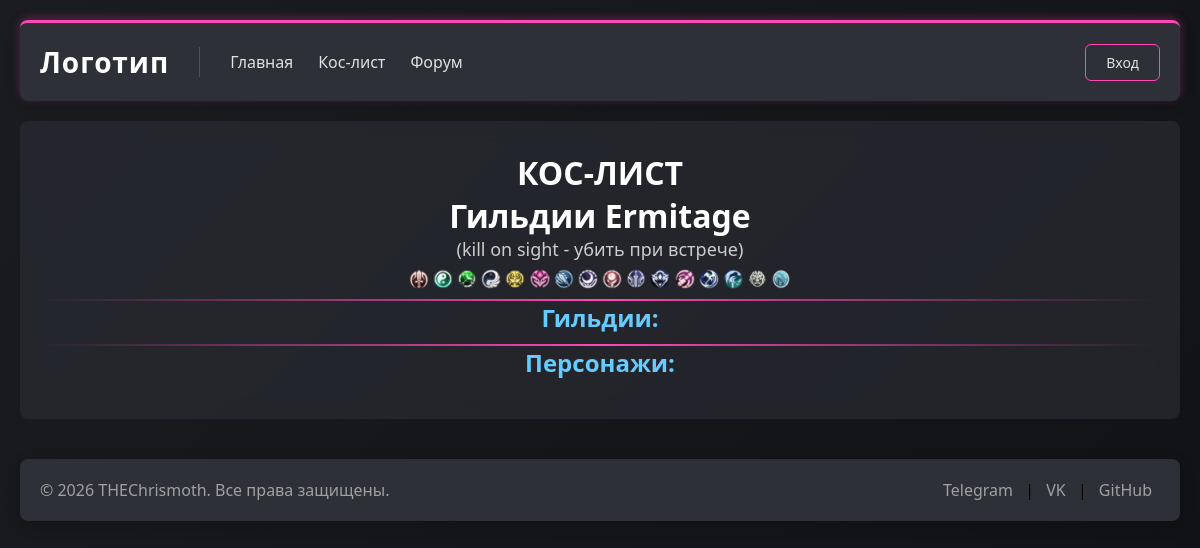
Before: /koslist/ with the older database file.
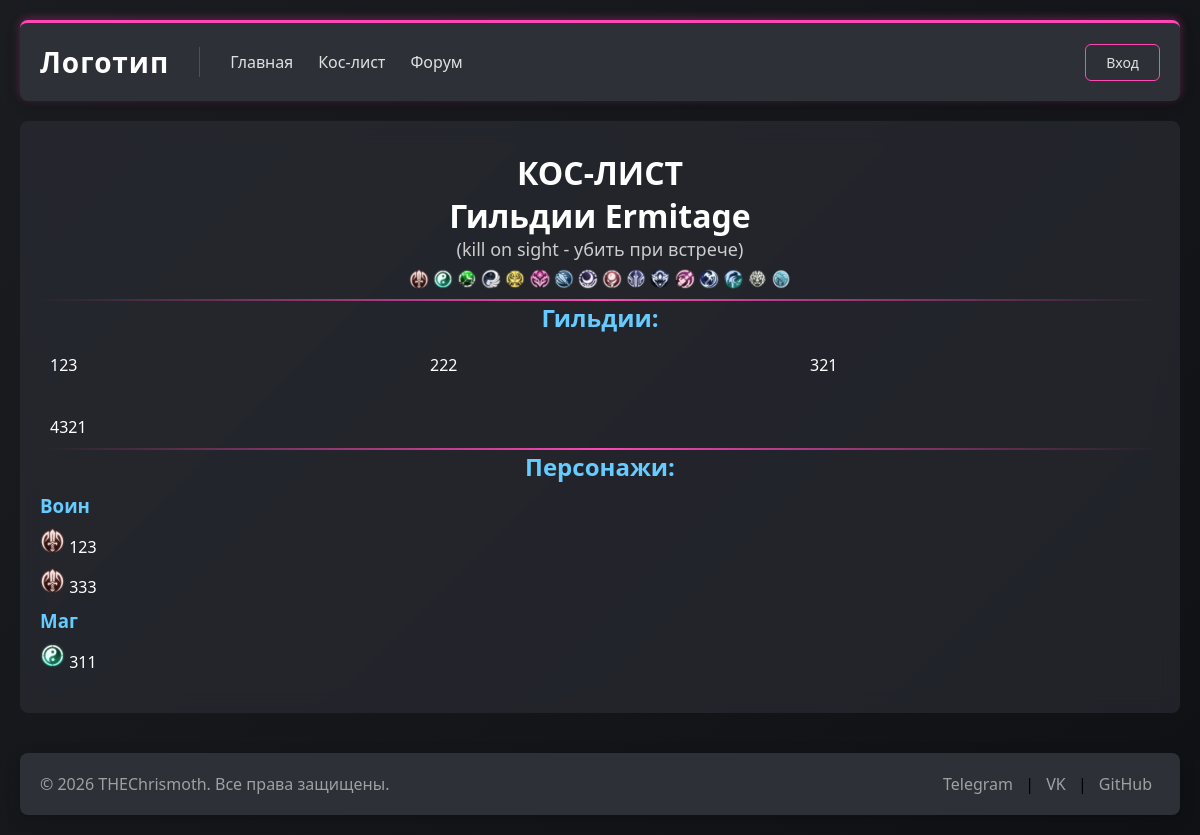
After: the same page with the newer database file.
### koslist/models.py (models this page shows, shortened)
class Guild(models.Model):
    name = models.CharField('Название гильдии', max_length = 100)
    url_obs = models.URLField('Ссылка на гильдию', blank = True, null = False)
    class Meta:
        ordering = ('name',)
        verbose_name = 'Гильдию'
        verbose_name_plural = 'Гильдии'

class Player(models.Model):
    CLASS_CHOICES = [
        ('var', 'Воин'),
        ('mag', 'Маг'),
        ('luk', 'Лучник'),
        ('zhrec', 'Жрец'),
        ('obor', 'Оборотень'),
        ('dru', 'Друид'),
        ('sin', 'Син'),
        ('sham', 'Шаман'),
        ('mist', 'Мистик'),
        ('strazh', 'Страж'),
        ('pal', 'Паладин'),
        ('strel', 'Стрелок'),
        ('priz', 'Призрак'),
        ('zhnec', 'Жнец'),
        ('makaka', 'Странник'),
        ('bard', 'Бард'),
        ('dk', 'Дух крови')
    ]
    name = models.CharField('Ник персонажа', max_length = 20)
    player_class = models.CharField('Класс персонажа', max_length = 20, choices = CLASS_CHOICES)
    url_obs = models.CharField('Ссылка на персонажа', blank =True, null = False)
    class Meta:
        ordering = ('name',)
        verbose_name = 'Игрока'
        verbose_name_plural = 'Игроки'
    def get_icon_url(self):
        icons = {
            'var': 'class_icon/voin.png',
            'mag': 'class_icon/mag.png',
            'luk': 'class_icon/luk.png',
            'zhrec': 'class_icon/zhrec.png',
            'obor': 'class_icon/obor.png',
            'dru': 'class_icon/dru.png',
            'sin': 'class_icon/sin.png',
            'sham': 'class_icon/sham.png',
            'mist': 'class_icon/mist.png',
            'strazh': 'class_icon/strazh.png',
            'pal': 'class_icon/pal.png',
            'strel': 'class_icon/strel.png',
            'priz': 'class_icon/priz.png',
            'zhnec': 'class_icon/zhnec.png',
            'makaka': 'class_icon/makaka.png',
            'bard': 'class_icon/bard1.png',
        }
        icon_path = icons.get(self.player_class, '')
        if icon_path:
            return static(icon_path)
        return ''

### koslist/views.py (the view)
# urls.py: path('', views.kos_view, name='koslist'),
def kos_view(request):
    guilds = Guild.objects.all()
    players = Player.objects.all()
    players_by_class = {}
    for player in players:
        if player.player_class not in players_by_class:
            players_by_class[player.player_class] = []
        players_by_class[player.player_class].append(player)
    context = {
            'players_by_class': players_by_class,
            'guilds': guilds,
           }
    return render(request, 'koslist/koslist.html', context)

### templates/koslist/koslist.html
{% extends 'base.html' %}
{% load static %}
{% block extra_css %}
    <link rel = "stylesheet" href = "{% static 'koslist/css/style.css' %}">
{% endblock %}
{% block content %}
<div class = "koslist-container">
  <h1>КОС-ЛИСТ<br>Гильдии Ermitage</h1>
  <p>(kill on sight - убить при встрече)</p>
  <div class = "class-icons">
    <img src ="{% static 'class_icon/voin.png' %}">
    <img src = "{% static 'class_icon/mag.png' %}">
    <img src = "{% static 'class_icon/luk.png' %}">
    <img src = "{% static 'class_icon/zhrec.png' %}">
    <img src = "{% static 'class_icon/obor.png' %}">
    <img src = "{% static 'class_icon/dru.png' %}">
    <img src = "{% static 'class_icon/sin.png' %}">
    <img src = "{% static 'class_icon/sham.png' %}">
    <img src = "{% static 'class_icon/mist.png' %}">
    <img src = "{% static 'class_icon/strazh.png' %}">
    <img src = "{% static 'class_icon/pal.png' %}">
    <img src = "{% static 'class_icon/strel.png' %}">
    <img src = "{% static 'class_icon/priz.png' %}">
    <img src = "{% static 'class_icon/zhnec.png' %}">
    <img src = "{% static 'class_icon/makaka.png' %}">
    <img src = "{% static 'class_icon/bard1.png' %}">
  </div>
  <hr>
  <h2>Гильдии:</h2>
  <ul class = "guilds-grid">
    {% for guild in guilds %}
        <li><a href = "{{ guild.url_obs }}">{{ guild.name }}</a></li>
    {% endfor %}
  </ul>
  <hr>
  <h2>Персонажи:</h2>
  <ul class = "player-grid">
  {% for class, players in players_by_class.items %}
    <h3>{{ players.0.get_player_class_display }}</h3>
    {% for player in players %}
      <div class = "player-item">
        <img src = "{{ player.get_icon_url }}" >
        <a href = "{{ player.url_obs }}">{{ player.name }}</a>
      </div>
    {% endfor %}
  {% endfor %}
  </ul>
</div>
{% endblock %}

### templates/base.html (shortened to what this page needs)
{% load static %}
<!DOCTYPE html>
<html>
<head>
    <link rel="stylesheet" href="{% static 'css/style.css' %}">
    {% block extra_css %}{% endblock %}
</head>
<body>
    <header>
        <div class="container">
            <div class="header-left">
                <h1><a href="/">Логотип</a></h1>
                <nav>
                    <a href="/">Главная</a>
                    <a href="/koslist">Кос-лист</a>
                    <a href="/">Форум</a>
                </nav>
            </div>
            <div class="header-right">
                {% if user.is_authenticated %}
                    <div class="user-menu">
                        <span class="user-name">{{ user.username }}</span>
                        <form method="post" action="{% url 'logout' %}" class="logout-form">
                            {% csrf_token %}
                            <button type="submit" class="logout-btn">Выход</button>
                        </form>
                    </div>
                {% else %}
                    <div class="auth-buttons">
                        <a href="{% url 'login' %}" class="login-btn">Вход</a>
                    </div>
                {% endif %}
            </div>
        </div>
    </header>
    <main>
        <div class="container">
            {% block content %}
            {% endblock %}
        </div>
    </main>
    <footer>
        <div class="container">
            <p>© 2026 THEChrismoth. Все права защищены.</p>
            <div class="social-links">
                <a href="#">Telegram</a> |
                <a href="#">VK</a> |
                <a href="#">GitHub</a>
            </div>
        </div>
    </footer>
</body>
</html>

### static/css/style.css (style rules this page uses)
* { margin: 0; padding: 0; box-sizing: border-box; }
body { font-family: 'Segoe UI', Tahoma, Geneva, Verdana, sans-serif; background: linear-gradient(135deg, #1a1c20 0%, #0f1114 100%); min-height: 100vh; display: flex; flex-direction: column; align-items: center; padding: 20px; }
.container { max-width: 1600px; margin: 0 auto; padding: 0 20px; }
header { background: #2D3037; border-radius: 8px; margin-bottom: 20px; padding: 20px 0; border-top: 3px solid #FD48B6; box-shadow: 0 -2px 10px rgba(253, 72, 182, 0.3), 0 4px 15px rgba(0, 0, 0, 0.2); transition: all 0.3s ease; width: 100%; max-width: 1600px; }
header .container { display: flex; justify-content: space-between; align-items: center; flex-wrap: wrap; gap: 20px; }
header h1 { color: #ffffff; font-size: 28px; letter-spacing: 1px; }
header h1 a { color: #ffffff; text-decoration: none; }
header nav { display: flex; gap: 25px; }
header nav a { color: #e0e0e0; text-decoration: none; font-weight: 500; transition: color 0.3s ease; }
main { background: rgba(45, 48, 55, 0.6); border-radius: 8px; padding: 30px 0; margin-bottom: 20px; backdrop-filter: blur(10px); width: 100%; max-width: 1600px; }
footer { background: #2D3037; border-radius: 8px; padding: 20px 0; width: 100%; max-width: 1600px; box-shadow: 0 4px 15px rgba(0, 0, 0, 0.2); margin-top: 20px; }
footer .container { display: flex; justify-content: space-between; align-items: center; flex-wrap: wrap; gap: 15px; padding: 0 20px; }
footer p { color: #a0a0a0; }
footer .social-links a { color: #a0a0a0; text-decoration: none; margin: 0 8px; transition: color 0.3s ease; }
.header-left { display: flex; align-items: center; gap: 30px; }
.header-right { display: flex; align-items: center; }
.auth-buttons { display: flex; gap: 15px; }
.login-btn { padding: 8px 20px; border-radius: 6px; text-decoration: none; font-weight: 500; font-size: 14px; transition: all 0.3s ease; background: transparent; color: #e0e0e0; border: 1px solid #FD48B6; }

### static/koslist/css/style.css (style rules this page uses)
.koslist-container { max-width: 100%; margin: 0 auto; }
.koslist-container h1 { color: #ffffff; text-align: center; margin-bottom: 0px; }
.koslist-container h2 { color: #66CCFF; text-align: center; margin-bottom: 10px; }
.koslist-container h3 { color: #66CCFF; margin-bottom: 10px; }
.koslist-container p { color: #cccccc !important; text-align: center; font-size: 18px; margin-bottom: 5px; }
.koslist-container hr { margin: 0px 0; border: none; height: 2px; background: linear-gradient(90deg, transparent, #FD48B6, transparent); }
.koslist-container a { color: #ffffff; }
.koslist-container .guilds-grid { display: grid; grid-template-columns: repeat(3, 1fr); gap: 20px; list-style: none; padding: 0; }
.koslist-container .guilds-grid li { padding: 10px; color: #ffffff; }
.koslist-container .guilds-grid a { text-decoration: none; }
.koslist-container .player-item { display: block; margin-bottom: 10px; }
.koslist-container .player-item a { text-decoration: none; }
.koslist-container .class-icons { text-align: center; margin-bottom: 10px; }
.koslist-container .class-icons img { width: 20px; height: 20px; vertical-align: middle; }

Changed rows visible on the page:
added Guild: name "123"
added Guild: name "222"
added Guild: name "321"
added Guild: name "4321"
added Player: player_class "Воин", name "123"
added Player: name "333", shown under "Воин"
added Player: player_class "Маг", shows a picture, name "311"
